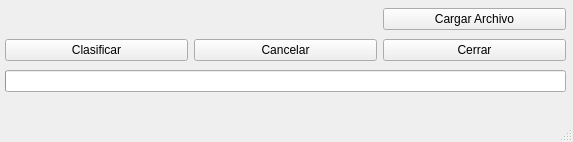
<?xml version="1.0" encoding="UTF-8"?>
<ui version="4.0">
 <class>MainWindow</class>
 <widget class="QMainWindow" name="MainWindow">
  <property name="geometry">
   <rect>
    <x>0</x>
    <y>0</y>
    <width>573</width>
    <height>142</height>
   </rect>
  </property>
  <property name="windowTitle">
   <string>MainWindow</string>
  </property>
  <widget class="QWidget" name="centralwidget">
   <widget class="QWidget" name="gridLayoutWidget">
    <property name="geometry">
     <rect>
      <x>0</x>
      <y>0</y>
      <width>571</width>
      <height>100</height>
     </rect>
    </property>
    <layout class="QGridLayout" name="gridLayout">
     <property name="leftMargin">
      <number>5</number>
     </property>
     <property name="topMargin">
      <number>5</number>
     </property>
     <property name="rightMargin">
      <number>5</number>
     </property>
     <property name="bottomMargin">
      <number>5</number>
     </property>
     <item row="2" column="0" colspan="3">
      <widget class="QProgressBar" name="progressBar">
       <property name="autoFillBackground">
        <bool>false</bool>
       </property>
       <property name="value">
        <number>0</number>
       </property>
       <property name="textVisible">
        <bool>false</bool>
       </property>
      </widget>
     </item>
     <item row="1" column="0">
      <widget class="QPushButton" name="boton_clasificar">
       <property name="text">
        <string>Clasificar</string>
       </property>
      </widget>
     </item>
     <item row="1" column="2">
      <widget class="QPushButton" name="pushButton_4">
       <property name="text">
        <string>Cerrar</string>
       </property>
      </widget>
     </item>
     <item row="1" column="1">
      <widget class="QPushButton" name="pushButton_3">
       <property name="text">
        <string>Cancelar</string>
       </property>
      </widget>
     </item>
     <item row="0" column="2">
      <widget class="QPushButton" name="boton_cargar_archivo">
       <property name="text">
        <string>Cargar Archivo</string>
       </property>
      </widget>
     </item>
     <item row="0" column="0" colspan="2">
      <widget class="QLabel" name="label">
       <property name="text">
        <string/>
       </property>
      </widget>
     </item>
    </layout>
   </widget>
  </widget>
  <widget class="QMenuBar" name="menubar">
   <property name="geometry">
    <rect>
     <x>0</x>
     <y>0</y>
     <width>573</width>
     <height>21</height>
    </rect>
   </property>
  </widget>
  <widget class="QStatusBar" name="statusbar"/>
 </widget>
 <tabstops>
  <tabstop>boton_cargar_archivo</tabstop>
  <tabstop>boton_clasificar</tabstop>
  <tabstop>pushButton_3</tabstop>
  <tabstop>pushButton_4</tabstop>
 </tabstops>
 <resources/>
 <connections/>
</ui>
